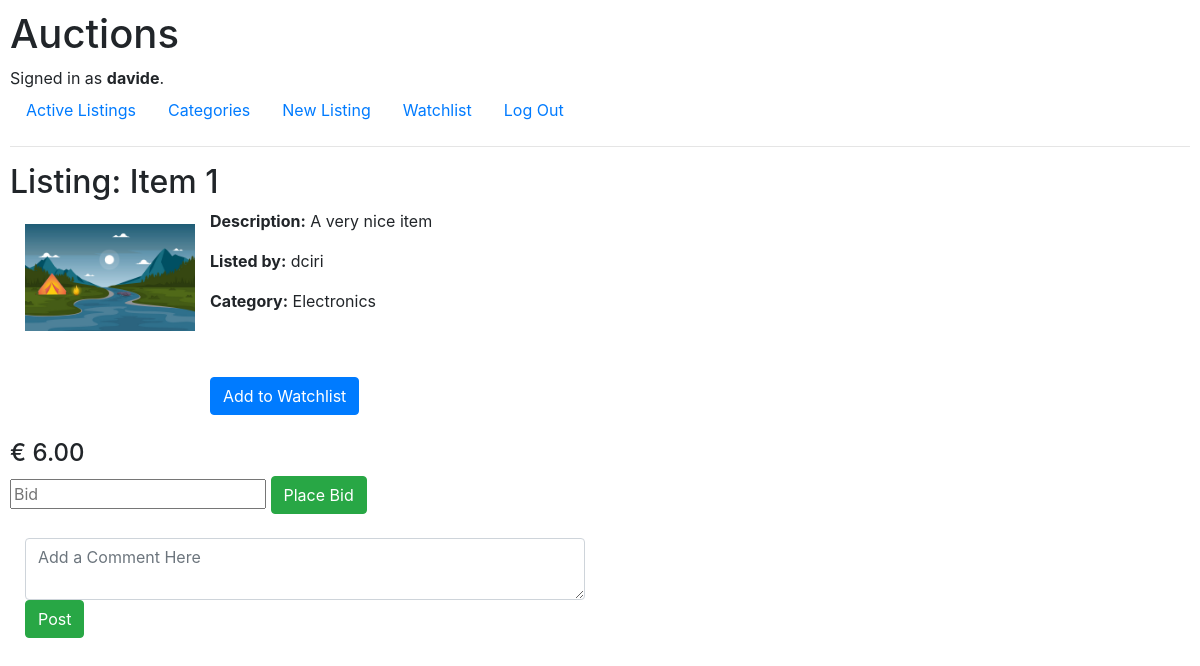
Screenshot of /listing/9 (signed in) with the database file from the repository.
### auctions/models.py (models this page shows)
class User(AbstractUser):
     watchlist = models.ManyToManyField('Listing', blank=True, related_name='watchers')

class Listing(models.Model):
    title = models.CharField(max_length = 64)
    description = models.CharField(max_length = 256)
    bid = models.DecimalField(max_digits=10, decimal_places=2, null=True, blank=True)
    image = models.ImageField(upload_to='listing_images/', blank=True, null=True)
    owner = models.ForeignKey(User, on_delete=models.CASCADE, related_name="listings", null=True, blank=True)
    category = models.CharField(max_length = 64)
    active = models.BooleanField(default=True)

### auctions/views.py (the view)
# urls.py: path("listing/<int:listing_id>", views.listing_detail, name="listing_detail"),
@login_required
def listing_detail(request, listing_id):
    if request.method == "POST":
        bid_amount = Decimal(request.POST["bid"])
        listing = Listing.objects.get(pk=listing_id)
        highest_bid = listing.bids.order_by("-amount").first()
        if highest_bid:
            current_bid = highest_bid.amount
        else:
            current_bid = listing.bid
        if bid_amount <= current_bid:
            return render(request, "auctions/listing_detail.html", {
                "listing": listing,
                "comments": listing.comments.all(),
                "message": "Bid lower than starting bid",
            })
        Bid.objects.create(
        listing=listing,
        user=request.user,
        amount=bid_amount
        )
        listing.bid = bid_amount
        listing.save()
        return render(request, "auctions/listing_detail.html", {
            "listing": listing,
            "comments": listing.comments.all(),
            "message": "Bid successfully updated!",
        })
    else:
        try:
            listing = Listing.objects.get(pk=listing_id)
        except Listing.DoesNotExist:
            raise Http404("Listing not found")
        else:
            if not listing.active:
                winning_bid = Bid.objects.filter(listing=listing).order_by("-amount").first()
                if winning_bid:
                    winner = winning_bid.user
                    if request.user == winner:
                        return HttpResponseRedirect(reverse("winner_auction", args=[listing_id]))
            comments = listing.comments.all()
            return render(request, "auctions/listing_detail.html", {
                "listing": listing,
                "comments": listing.comments.all(),
            })

### auctions/templates/auctions/listing_detail.html (shortened to what this page needs)
{% extends "auctions/layout.html" %}
{% block body %}
    <h2>Listing: {{ listing.title }} </h2>
    <div class="d-flex mb-4 align-items-start">
       {% if listing.image %}
            <img src="{{ listing.image.url }}" alt="Listing image" style="max-width:200px; height:auto; padding:15px">
        {% endif %}
        <div class="d-flex flex-column">
        {% if listing.category %}
            <p><strong>Description:</strong> {{ listing.description }}</p>
        {% endif %}
        <p><strong>Listed by:</strong> {{ listing.owner }}</p>
        {% if listing.category %}
            <p><strong>Category:</strong> {{ listing.category }}</p>
        {% endif %}
        {% if listing.active %}
        <br>
        <br>
        {% endif %}
        {% if listing.active %}
        <form method="POST"  action="{% url 'watchlist' %}">
            <div>
                <button type="submit" class="btn btn-primary">Add to Watchlist</button>
            </div>
        </form>
        {% endif %}
    </div>
    </div>
    {% if listing.active %}
    <h4 id="starting_bid">€ {{ listing.bid | floatformat:2 }}</h4>
    <form class="form" method="POST">
        <input placeholder="Bid" type="number" name="bid" step="0.01" required>
        <button type="submit" class="btn btn-success">Place Bid</button>
    </form>
    {% endif %}
    <br>
    <div class="col-6">
    {% if listing.active %}
    <form method="POST"  action="{% url 'comment' listing.id %}">
        <textarea class="form-control" placeholder="Add a Comment Here" type="text" name="comment"></textarea>
        <button type="submit" class="btn btn-success">Post</button>
    </form>
    {% endif %}
    </div>
{% endblock %}

### auctions/templates/auctions/layout.html (shortened to what this page needs)
{% load static %}
<!DOCTYPE html>
<html lang="en">
    <head>
        <link rel="stylesheet" href="https://stackpath.bootstrapcdn.com/bootstrap/4.4.1/css/bootstrap.min.css">
        <link href="{% static 'auctions/styles.css' %}" rel="stylesheet">
    </head>
    <body>
        <h1>Auctions</h1>
        <div>
            {% if user.is_authenticated %}
                Signed in as <strong>{{ user.username }}</strong>.
            {% else %}
                Not signed in.
            {% endif %}
        </div>
        <ul class="nav">
            <li class="nav-item">
                <a class="nav-link" href="{% url 'index' %}">Active Listings</a>
            </li>
            {% if user.is_authenticated %}
                <li class="nav-item">
                    <a class="nav-link" href="{% url 'categories' %}">Categories</a>
                </li>
                <li class="nav-item">
                    <a class="nav-link" href="{% url 'new_listing' %}">New Listing</a>
                </li>
                <li class="nav-item">
                    <a class="nav-link" href="{% url 'watchlist' %}">Watchlist</a>
                </li>
                <li class="nav-item">
                    <a class="nav-link" href="{% url 'logout' %}">Log Out</a>
                </li>
            {% endif %}
        </ul>
        <hr>
        {% block body %}
        {% endblock %}
    </body>
</html>

### auctions/static/auctions/styles.css (style rules this page uses)
body { padding: 10px; }

### rows the page displays
User: username "davide"
Listing: title "Item 1", image (picture), description "A very nice item", owner "dciri", category "Electronics", bid "6.00"
